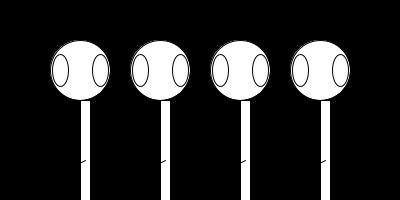
Frame 1 (no input)
Frame 60 (the mouse pressed at the canvas centre just before this capture): identical to frame 1, image omitted
Frame 120 (the mouse held since frame 60 and released just before this capture): identical to frame 1, image omitted

The Processing sketch that drew this single still picture (run headless with seeded random() and noise(); from frame 60 on, the mouse is pressed at the canvas centre):

// Processing sketch: MultipleZoog
// ── MultipleZoog.pde
void setup()
{
  size(400,200);
  smooth();
}
void draw()
{
  background(0);
  int y = height/2;
  for(int x = 80; x < width; x+=80)
  {
    drawZoog(x,100,60,60,16);
  }
}
void drawZoog(int x, int y, int w, int h, int eyesize)
{
  rect(x,y,w/6,h*2);
  ellipse(x,y-h/2,w,h);
  ellipse(x-w/3,y-h/2,eyesize,eyesize*2);
  ellipse(x+w/3,y-h/2,eyesize,eyesize*2);
  line(x-w/12,y+h,x-w/4,y+h+10);
  line(x+w/12,y+h,x-w/4,y+h+10);
}
